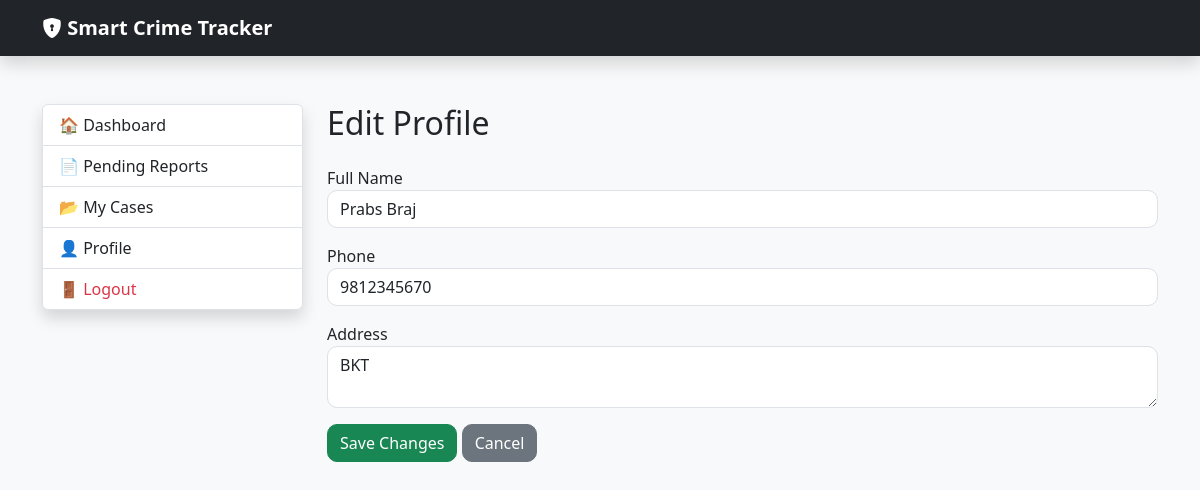
The app's page /police/profile/edit (signed in) with its own data.
### tables this page shows
CREATE TABLE users(

            user_id INTEGER PRIMARY KEY AUTOINCREMENT,

            full_name TEXT NOT NULL,

            username TEXT UNIQUE NOT NULL,

            password TEXT NOT NULL,

            role TEXT NOT NULL,

            phone TEXT,

            address TEXT,

            status TEXT DEFAULT 'Active'
        );

### routes/police_routes.py (the view, shortened to what this page needs)
@police_bp.route("/police/profile/edit", methods=["GET", "POST"])
def edit_profile():
    if session.get("role") != "Police":
        return redirect("/login")
    officer = db.fetchone(
        "SELECT * FROM users WHERE user_id=?",
        (session["user_id"],)
    )
    return render_template(
        "police/edit_profile.html",
        officer=officer
    )

### database.py (called while the page is built)
    def fetchone(self, query, parameters=()):
        self.cursor.execute(query, parameters)
        return self.cursor.fetchone()

### templates/police/edit_profile.html
{% extends "police/layout.html" %}
{% block police_content %}
<h2 class="mb-4">
Edit Profile
</h2>
<form method="POST">
    <div class="mb-3">
        <label>Full Name</label>
        <input type="text"
               name="full_name"
               class="form-control"
               value="{{ officer.full_name }}"
               required>
    </div>
    <div class="mb-3">
        <label>Phone</label>
        <input type="text"
               name="phone"
               class="form-control"
               value="{{ officer.phone }}"
               required>
    </div>
    <div class="mb-3">
        <label>Address</label>
        <textarea name="address"
                  class="form-control"
                  required>{{ officer.address }}</textarea>
    </div>
    <button class="btn btn-success">
        Save Changes
    </button>
    <a href="{{ url_for('police.profile') }}"
       class="btn btn-secondary">
        Cancel
    </a>
</form>
{% endblock %}

### static/style.css (style rules this page uses)
body { background:#f5f7fa; }
.btn { border-radius:10px; }
.form-control { border-radius:10px; }

### records on screen
users: full_name "Prabs Braj", phone "9812345670", address "BKT"
